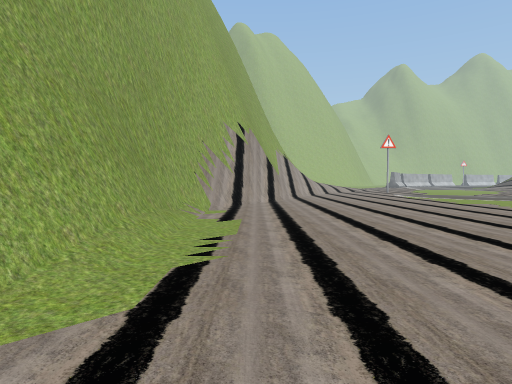
[1] (above)

16 first-person views from a walk through a 3-D level made in the Unity game engine. The camera is 1.3 m above the floor, tilts 2° down and sees 75° across. The floor is counted in squares, 2 m on a side. Each view is taken from the middle of a square. On the plan, view 1 faces up. The plan holds only what a view shows up to about 10 squares ahead; the rest is blank. The place goes on beyond the plan. The player character is not drawn.

[2]
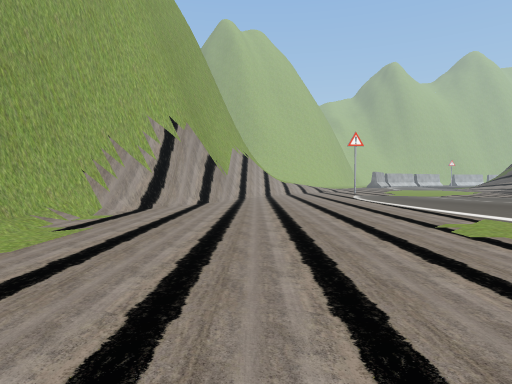

[3]
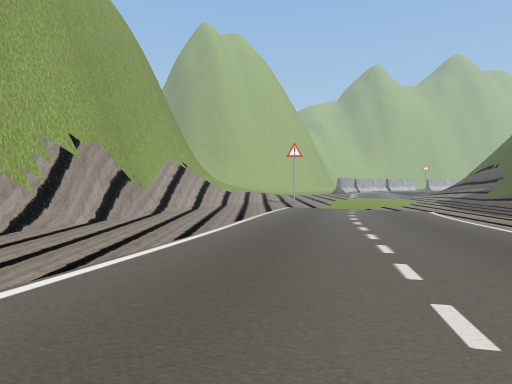

[4]
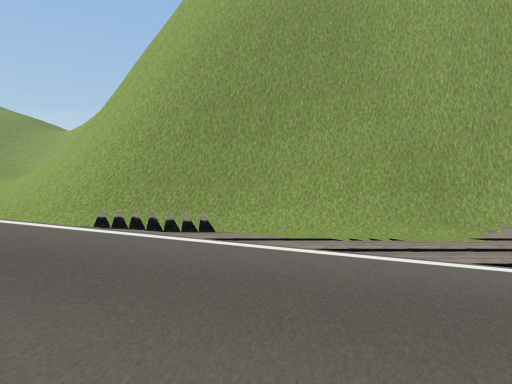

[5]
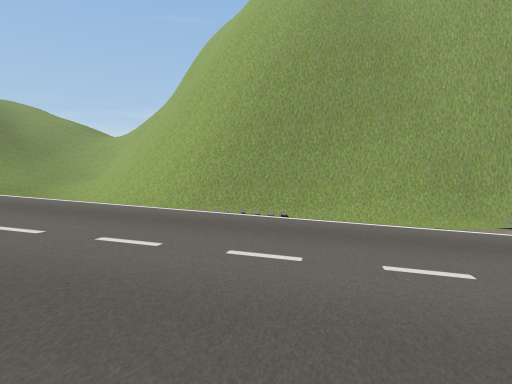

[6]
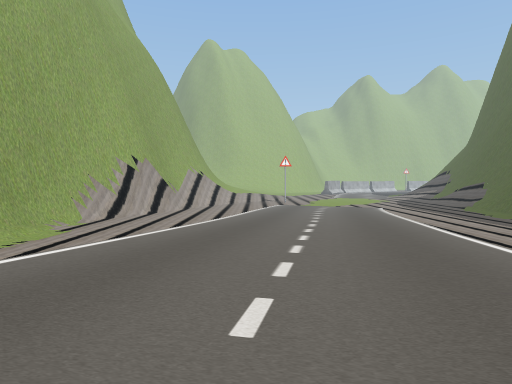

[7]
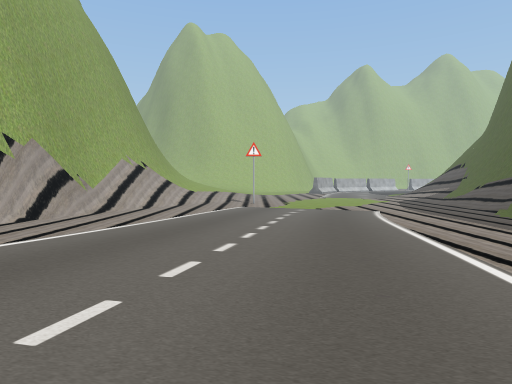

[8]
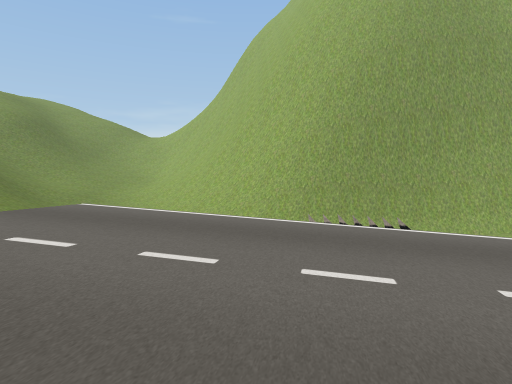

[9]
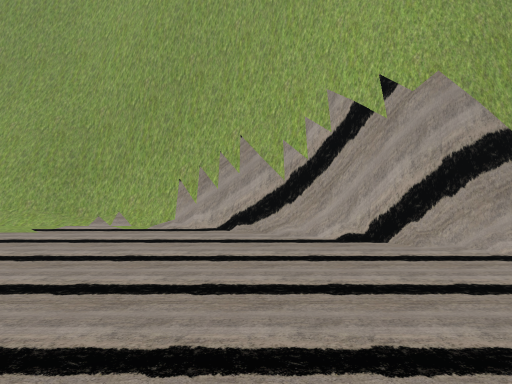

[10]
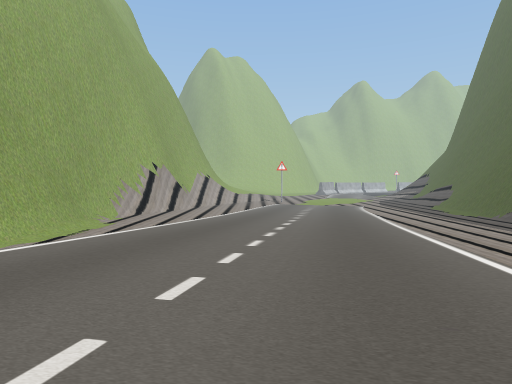

[11]
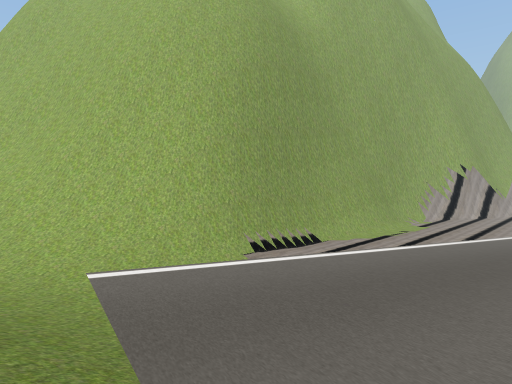

[12]
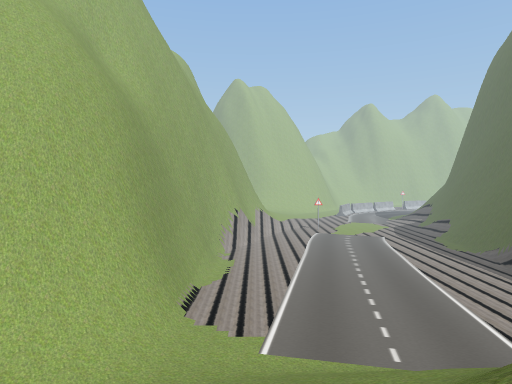

[13]
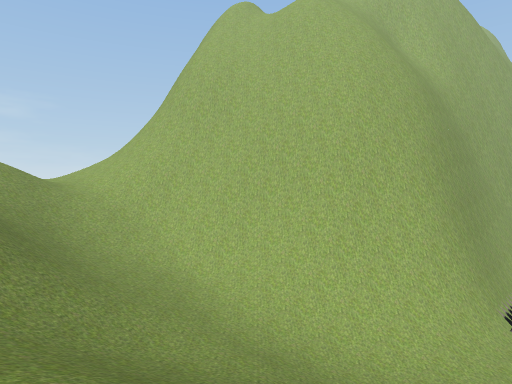

[14]
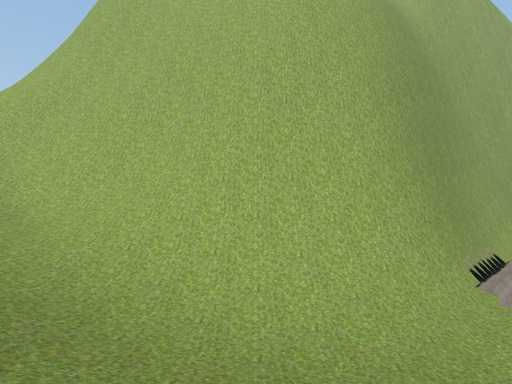

[15]
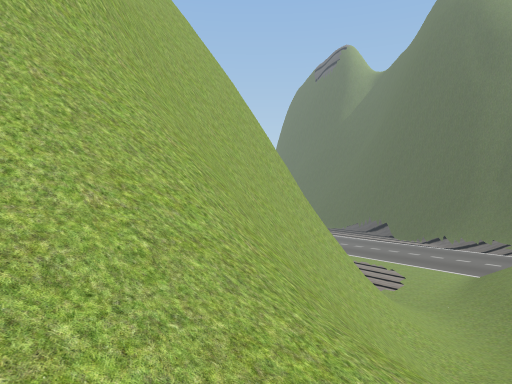

[16]
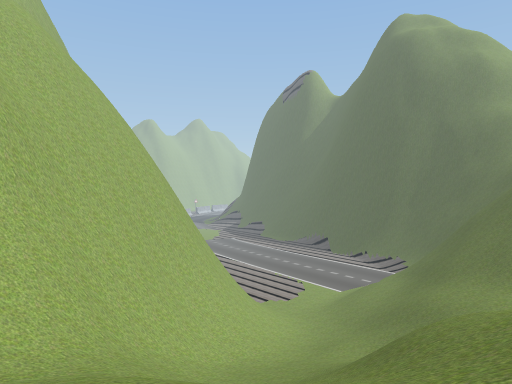

### Floor plan
Key: @ floor where view 1 was taken; # wall or solid block; . main floor; : floor 0.75 m higher than the main floor; + floor 1.5 m higher than the main floor; * floor 8 m higher than the main floor; / step, stairs or slope; = window, fence, low wall or low ledge; v drop or lower ground.
Columns run from 14 left of view 1 to 14 right of it. Each row starts with its distance up from view 1.
 11               #=.............
 10              ##..............
  9              #..............
  8             ##........../...
  7             #...../...../..
  6             #.....=:::../..
  5             #.....::::::...
  4             #.....:::::/..
  3             #..../:::::=...
  2             #....=:::::/...
  1             #..../:::::...
  0             #.@  +++++: ..
 -1             #.. .+++++/
 -2             #.  .+++++#
 -3           ###.  ++++++/
 -4          ###/...++++++.
 -5       #####//.....#++/
 -6  ######/#=///.... #../
 -7 ##v####/////../=/++++/
 -8 //=#//////::: ///////
 -9 ////////+///////  //
-10 *//////////////
-11  ////////////
-12  ///////////
-13  ////////////
-14    ////   /// //
-15    ////
-16 /  //

Where each view was taken, in squares from view 1:
view 1: 0 up, 0 right, facing up
view 2: 1 up, 2 right, facing up
view 3: 1 up, 5 right, facing up
view 4: 1 up, 6 right, facing left
view 5: 1 down, 8 right, facing left
view 6: 4 down, 5 right, facing up
view 7: 1 up, 7 right, facing up
view 8: 4 down, 7 right, facing left
view 9: 9 up, 5 right, facing left
view 10: 7 down, 5 right, facing up
view 11: 8 down, 4 right, facing up-left
view 12: 14 down, 1 right, facing up
view 13: 14 down, 0 right, facing up-left
view 14: 10 down, 0 right, facing up-left
view 15: 10 down, 14 left, facing up-right
view 16: 16 down, 14 left, facing up-right
